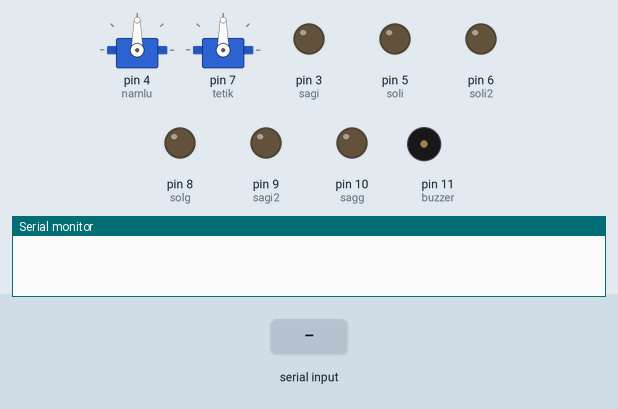
Bench run of a sketch on a simulated Arduino Uno, built with avr-gcc and run on an emulated ATmega328P. On the bench: 2 × servo, output pins drawn as LEDs (lit = HIGH), buzzer (waves = sounding, pin HIGH), the last lines printed to the serial monitor. The inputs (shaded band) are chosen by the test bench.

Above: at 1.2 s.
1.3 s: "throw" received over Serial
At 2.2 s:
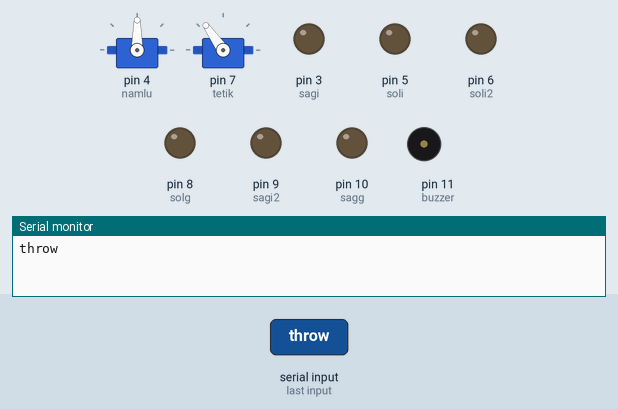
2.8 s: "zeroo" received over Serial
At 3.4 s:
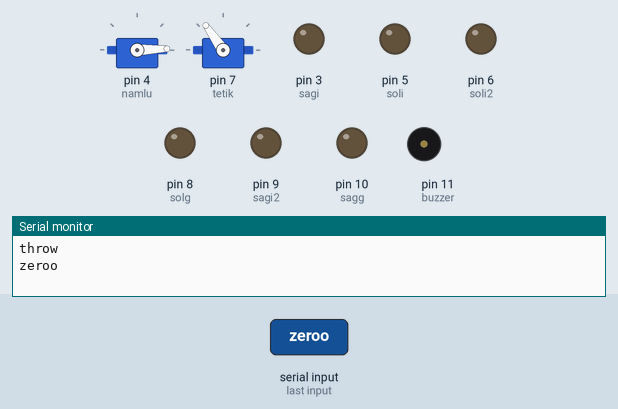
4.3 s: "drop" received over Serial
At 5.5 s:
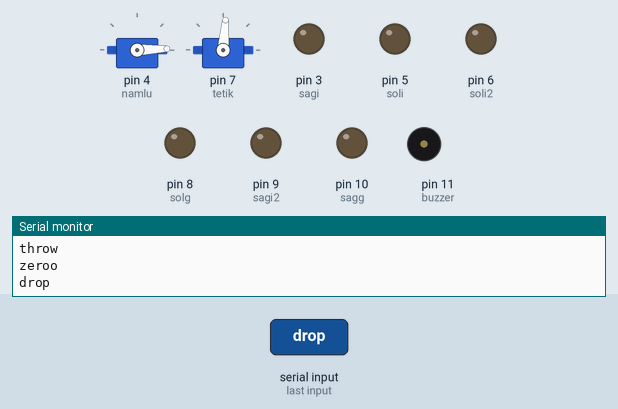
5.8 s: "two" received over Serial
At 6.6 s:
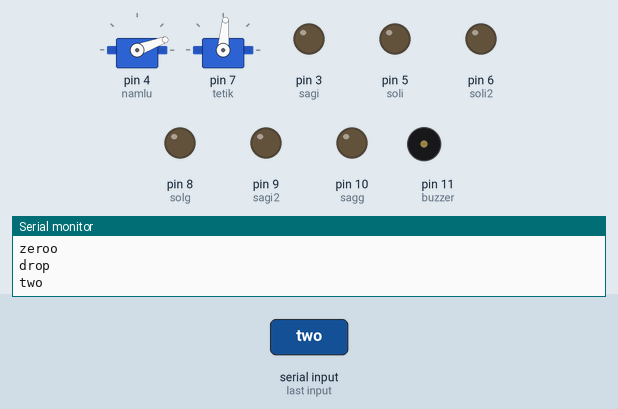
7.3 s: "four" received over Serial
At 7.9 s:
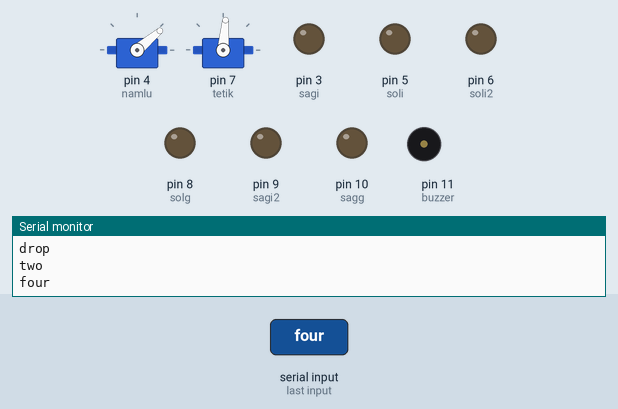
8.8 s: "throw" received over Serial
At 9.1 s:
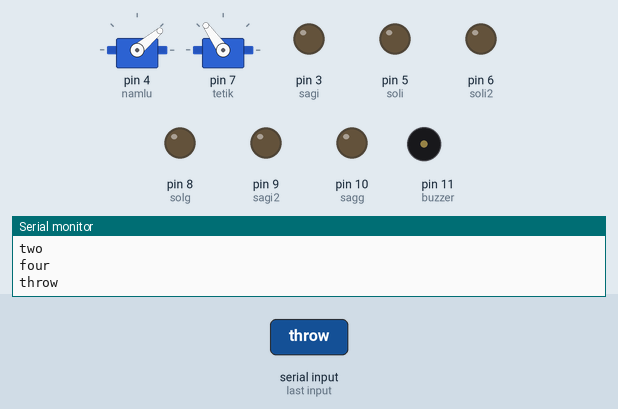
Timing chart, 0 to 11.3 s (numbered marks = the images above; inputs shaded):
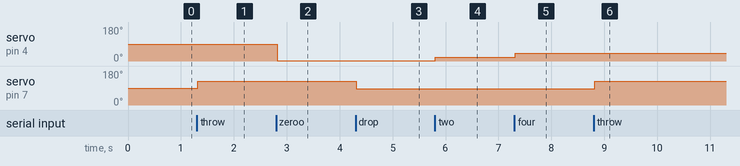

The sketch:

Arduino-Homamade-Bluetooth-Rc-Boat.ino
```cpp
#include <Servo.h>

Servo tetik;
Servo namlu;

const int soli = 5;
const int sagi = 3;
const int soli2 = 6;
const int sagi2 = 9;
const int solg = 8;
const int sagg = 10;
const int buzzer = 11;
String readString;

int hiz;

void setup()
{
  Serial.begin(9600);
  pinMode(soli , OUTPUT);
  pinMode(sagi , OUTPUT);
  pinMode(soli2 , OUTPUT);
  pinMode(sagi2 , OUTPUT);
  pinMode(solg , OUTPUT);
  pinMode(sagg , OUTPUT);
  pinMode(buzzer , OUTPUT);
  namlu.attach(4);
  tetik.attach(7);
}
void loop()
{
  while (Serial.available())
  {
    delay(3);
    char c = Serial.read();
    readString += c;
  }
  if (readString.length() >0)
  {
    Serial.println(readString);

    if (readString == "throw")
    {
      tetik.write(125);
    }
    if (readString == "drop")
    {
      tetik.write(85);
    }

    if (readString == "zeroo")
    {
      namlu.write(2);
    }
    if (readString == "one")
    {
      namlu.write(10);
    }
    if (readString == "two")
    {
      namlu.write(20);
    }
    if (readString == "three")
    {
      namlu.write(30);
    }
    if (readString == "four")
    {
      namlu.write(40);
    }
    if (readString == "five")
    {
      namlu.write(50);
    }
    if (readString == "six")
    {
      namlu.write(60);
    }
    if (readString == "seven")
    {
      namlu.write(70);
    }
    if (readString == "eight")
    {
      namlu.write(80);
    }
    if (readString == "nine")
    {
      namlu.write(90);
    }
    if (readString == "tenn")
    {
      namlu.write(100);
    }
    if (readString == "eleven")
    {
      namlu.write(110);
    }
    if (readString == "twelve")
    {
      namlu.write(120);
    }
    if (readString == "thirteen")
    {
      namlu.write(130);
    }
    if (readString == "fourteen")
    {
      namlu.write(140);
    }
    if (readString == "fifteen")
    {
      namlu.write(150);
    }
    if (readString == "sixteen")
    {
      namlu.write(160);
    }
    if (readString == "seventeen")
    {
      namlu.write(170);
    }
    if (readString == "eighteen")
    {
      namlu.write(178);
    }

    if (readString == "zero")
    {
      hiz = 0;
    }
    if (readString == "ten")
    {
      hiz = 25;
    }
    if (readString == "twenty")
    {
      hiz = 50;
    }
    if (readString == "thirty")
    {
      hiz = 75;
    }
    if (readString == "fourty")
    {
      hiz = 100;
    }
    if (readString == "fifty")
    {
      hiz = 125;
    }
    if (readString == "sixty")
    {
      hiz = 150;
    }
    if (readString == "seventy")
    {
      hiz = 175;
    }
    if (readString == "eighty")
    {
      hiz = 200;
    }
    if (readString == "ninety")
    {
      hiz = 225;
    }
    if (readString == "hundred")
    {
      hiz = 255;
    }
    if (readString == "forward")
    {
      analogWrite(soli , hiz);
      analogWrite(sagi , hiz);
      analogWrite(soli2 , hiz);
      analogWrite(sagi2 , hiz);
    }
    if (readString == "backward")
    {
      analogWrite(solg , hiz);
      analogWrite(sagg , hiz);
    }
    if (readString == "left")
    {
      analogWrite(solg , hiz);
      analogWrite(sagi , hiz);
      analogWrite(sagi2 , hiz);
    }
    if (readString == "right")
    {
      analogWrite(soli , hiz);
      analogWrite(soli2 , hiz);
      analogWrite(sagg , hiz);
    }
    if (readString == "leftforward")
    {
      analogWrite(soli , hiz);
      analogWrite(soli2 , hiz);
    }
    if (readString == "rightforward")
    {
      analogWrite(sagi , hiz);
      analogWrite(sagi2 , hiz);
    }
    if (readString == "leftbackward")
    {
      analogWrite(solg , hiz);
    }
    if (readString == "rightbackward")
    {
      analogWrite(sagg , hiz);
    }
    if (readString == "stop")
    {
      analogWrite(soli , 0);
      analogWrite(sagi , 0);
      analogWrite(soli2 , 0);
      analogWrite(sagi2 , 0);
      analogWrite(solg , 0);
      analogWrite(sagg , 0);
    }
    if (readString == "sound")
    {
      digitalWrite(buzzer , HIGH);
    }
    if (readString == "shutup")
    {
      digitalWrite(buzzer , LOW);
    }
    readString="";
  }
}
```

Measured:
- after the input at 1.3 s, servo on pin 7 (tetik): 90° → 125° at once
- after the input at 2.8 s, servo on pin 4 (namlu): 90° → 2° at once
- after the input at 4.3 s, servo on pin 7 (tetik): 125° → 85° at once
- after the input at 5.8 s, servo on pin 4 (namlu): 2° → 20° at once
- after the input at 7.3 s, servo on pin 4 (namlu): 20° → 40° at once
- after the input at 8.8 s, servo on pin 7 (tetik): 85° → 125° at once
